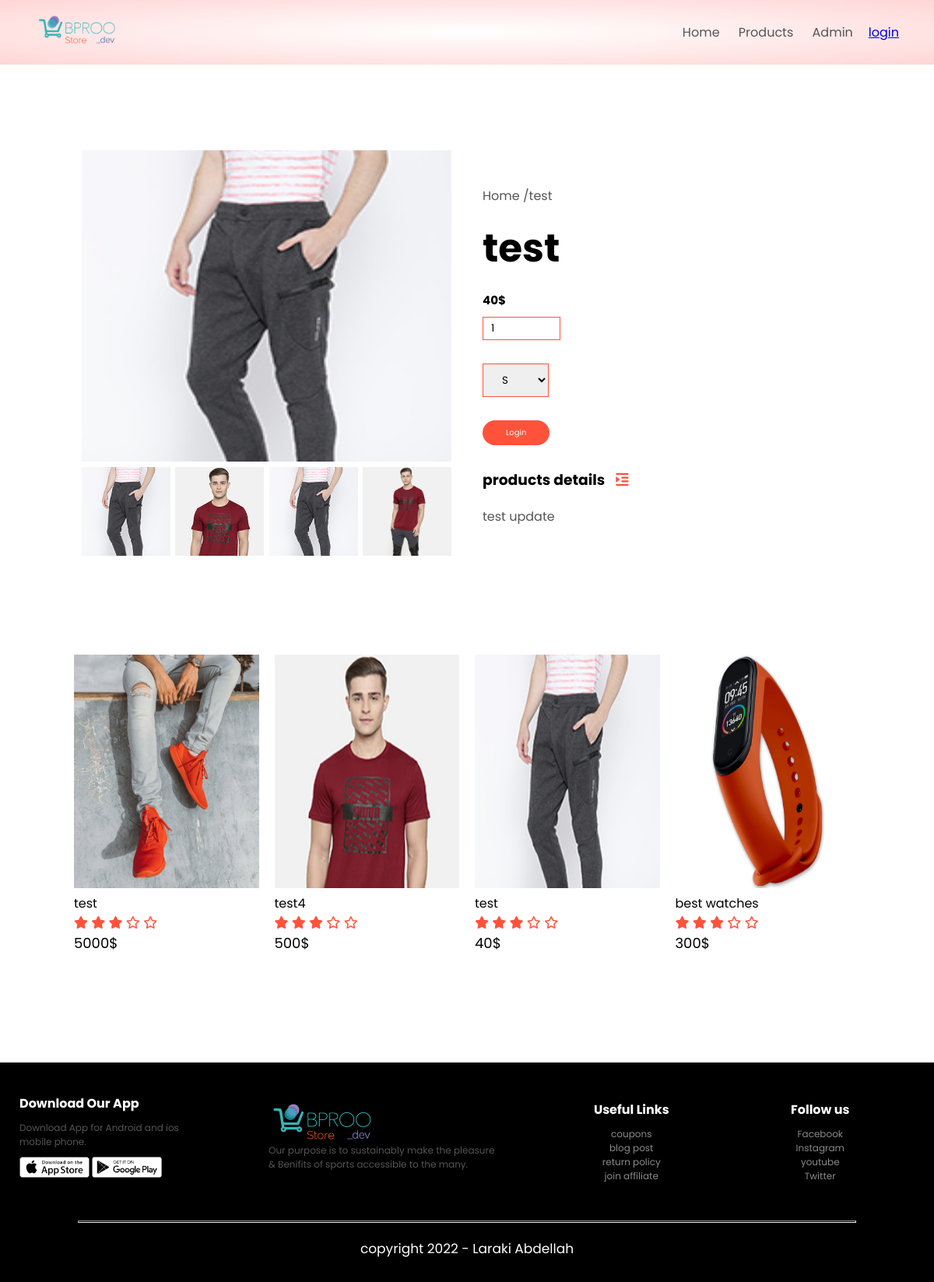
Screenshot of /pages/single-product.php?product=7 with the database file from the repository.
### tables this page shows
CREATE TABLE `Product` (
  `Id` int(11) NOT NULL,
  `categorie_id` int(11) NOT NULL,
  `Name` varchar(200) NOT NULL,
  `Price` varchar(200) NOT NULL,
  `Description` varchar(400) NOT NULL,
  `Img1` varchar(300) NOT NULL,
  `Img2` varchar(300) NOT NULL,
  `Img3` varchar(300) NOT NULL,
  `Img4` varchar(300) NOT NULL
);

CREATE TABLE `category` (
  `Id_category` int(11) NOT NULL,
  `Nom_category` varchar(400) NOT NULL
);

### pages/single-product.php (the view, shortened to what this page needs)
<?php
include "../config.php"; ?>
<!DOCTYPE html>
<html lang="en">
<head>
  <link rel="stylesheet" href="https://cdnjs.cloudflare.com/ajax/libs/font-awesome/6.2.1/css/all.min.css" />
  <link rel="stylesheet" href="../pages/style.css" />
</head>
<body>
  <?php include "header.php"; ?>
  <?php
  $id_product = $_GET["product"];
  $qeury = "SELECT * FROM `Product` WHERE `Id`=$id_product ";
  $execute = mysqli_query($con, $qeury);
  $check_exist = mysqli_num_rows($execute);
  if ($check_exist > 0) {
    while ($fetch = mysqli_fetch_assoc($execute)) {
  ?>
      <form action="addcart.php" method="post" enctype="multipart/form-data">
        <div class="small-container single-product">
          <div class="row">
            <div class="col-2">
              <img id="main-img" src="../admin/Products_img/<?php echo $fetch["Img1"]  ?>"  height="400" width="700" />
              <div class="small-img-row">
              <div class="small-img-col">
                  <img onmouseover="change(this.src)"  id="small-img" src="../admin/Products_img/<?php echo $fetch["Img1"]  ?>" >
                </div>
                <div class="small-img-col">
                  <img onmouseover="change(this.src)"  id="small-img" src="../admin/Products_img/<?php echo $fetch["Img2"]  ?>">
                </div>
                <div class="small-img-col">
                  <img onmouseover="change(this.src)" id="small-img" src="../admin/Products_img/<?php echo $fetch["Img3"]  ?>">
                </div>
                <div class="small-img-col">
                  <img onmouseover="change(this.src)" id="small-img" src="../admin/Products_img/<?php echo $fetch["Img4"]  ?>">
                </div>
              </div>
            </div>
            <div class="col-2">
              <?php
              $id_cat = $fetch["categorie_id"];
              $cat_query = "SELECT `Nom_category` FROM `category` WHERE  `Id_category`=$id_cat";
              $execute_cat = mysqli_query($con, $cat_query);
              $row_cat = mysqli_fetch_assoc($execute_cat);
              ?>
              <p>Home /<?php echo $row_cat["Nom_category"]; ?> </p>
              <h1><?php echo $fetch["Name"]; ?></h1>
              <h4><?php echo $fetch["Price"] . "$"; ?></h4>
              <input type="number" name="quantity" value="1" style="width: 100px;" />
              <select name="size">
                <option selected value="S">S</option>
              </select>
              <?php
              if (isset($_SESSION["Account_id"])) {
              ?>
                <button name="add_cart" class="btn">Add cart</button>
              <?php
              } else {
              ?>
                <a href="Account.php" class="btn">Login</a>
              <?php
              }
              ?>
              <h3>products details <i class="fa-solid fa-indent"></i>
              </h3>
              <p>
                <?php echo $fetch["Description"]; ?>
              </p>
            </div>
          </div>
        </div>
      </form>
  <?php
    }
  }
  ?>
<?php
  $qeury = "SELECT * FROM `Product`   ORDER BY rand() DESC LIMIT 4  ";
  $execute = mysqli_query($con, $qeury);
  $check_exist = mysqli_num_rows($execute);
  ?>
  <div id="products" class="small-container ">
    <div class="row">
    <?php
      if ($check_exist > 0) {
        while ($fetch = mysqli_fetch_assoc($execute)) {
      ?>
          <div class="col-4">
            <a href="single-product.php?product=<?php echo $fetch["Id"] ?>">
                  <img src="../admin/Products_img/<?php echo $fetch["Img1"]?>" height="300" />
            </a>
            <h4><?php echo $fetch["Name"] ?></h4>
            <div class="rating">
              <i class="fa-solid fa-star"></i>
              <i class="fa-solid fa-star"></i>
              <i class="fa-solid fa-star"></i>
              <i class="fa-regular fa-star"></i>
              <i class="fa-regular fa-star"></i>
            </div>
            <p><?php echo $fetch["Price"]."$"?></p>
          </div>
      <?php
        }
      }
      ?>
    </div>
  </div>
<?php include "footer.php"; ?></body>
</html>

### pages/style.css (style rules this page uses)
* { margin: 0; padding: 0; box-sizing: border-box; font-family: 'Poppins', sans-serif; scroll-behavior: smooth; }
.row { display: flex; align-items: center; justify-content: space-around; flex-wrap: wrap; }
.col-2 { flex-basis: 50%; min-width: 300px; }
.col-2 img { max-width:100%; padding: 50px 0; }
.col-2 h1 { font-size: 50px; line-height: 60px; margin: 25px 0; }
.col-2 p { color: #555; }
.col-2 .btn { display: inline-block; background-color: #ff523b; color: white; padding: 8px 30px; margin: 30px 0; border-radius: 20px ; text-decoration: none; transition: 0.7s; }
.small-container { max-width: 1080px; margin: auto; padding-left: 25px; padding-right: 25px; }
.col-4 { flex-basis: 25%; padding: 10px; margin-bottom: 50px; min-width: 200px; transition: 0.6s ease; cursor: pointer; }
.col-4 img { width: 100%; }
.col-4 h4 { font-weight: normal; }
.col-4 p { font-size: 18px; }
.rating { color: #ff523b; }
.single-product { margin: 90px auto; }
.single-product .col-2 img { padding: 0; width: 100%; }
.single-product .col-2 { padding: 20px; }
.single-product .col-2 select { display: block; padding: 10px 20px ; margin-top: 20px; border: #ff523b 1px solid; }
.single-product .col-2 h4 { font-size: 15px; }
.single-product .col-2 input { border: 1px solid #ff523b; margin-right: 20px; }
.single-product .col-2 .fa-indent { margin-left: 10px; color: #ff523b; }
.single-product .col-2 h3 { margin-bottom: 20px; }
.small-img-row { display: flex; justify-content: space-between; }
.small-img-col { flex-basis: 24%; cursor: pointer; }
form input { margin: 10px 0; width:100%; height: 30px; padding: 0 10px; border: 1px solid #ccc; }
form a { font-size: 10px; }

### rows the page displays
product: Img1 (picture), Img2 (picture), Img3 (picture), Img4 (picture), category.Nom_category "test", Name "test", Price "40", Description "test update"
product: Img1 (picture), Name "test", Price "5000"
product: Img1 (picture), Name "test4", Price "500"
product: Img1 (picture), Name "best watches", Price "300"
